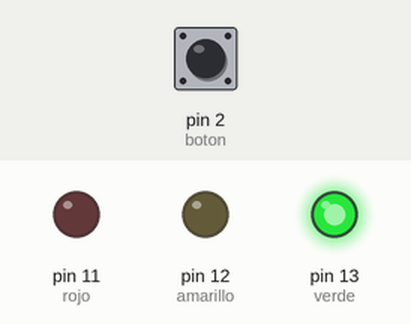
Simulated run of this sketch. Board: Arduino Uno, built with avr-gcc and run on an emulated ATmega328P. On the bench: output pins drawn as LEDs (lit = HIGH). Dashed ring = blinking. The inputs (shaded band) are chosen by the test bench; at power-on: pin 2 (boton) HIGH. What the sketch prints to the serial monitor is not drawn.

Above: at 1.2 s.
1.3 s: pin 2 (boton) pulled LOW for 0.15 s
At 1.8 s:
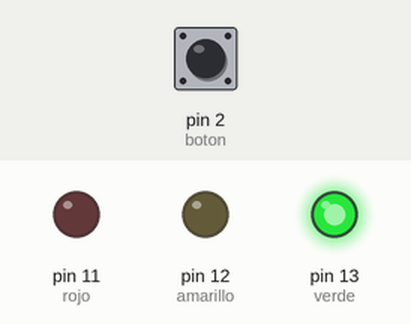
3.3 s: pin 2 (boton) pulled LOW for 1 s
At 4.7 s:
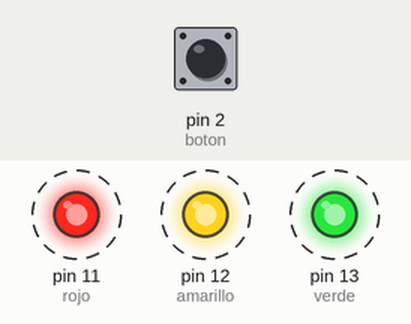
6.3 s: pin 2 (boton) pulled LOW for 0.15 s
At 6.6 s:
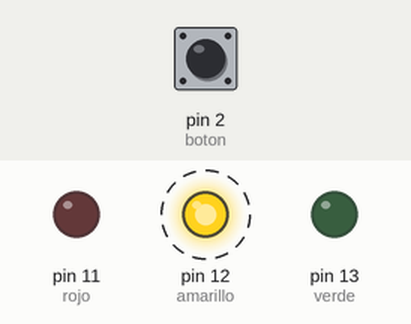
9.4 s: pin 2 (boton) pulled LOW for 3.2 s
14.1 s: pin 2 (boton) pulled LOW for 0.15 s
At 16.6 s:
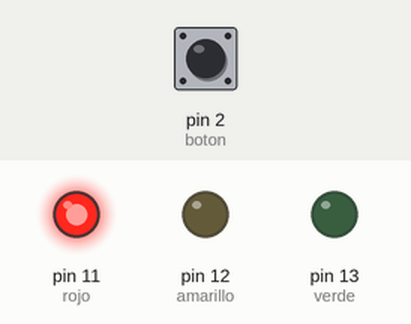
17.2 s: pin 2 (boton) pulsed LOW 5 times (0.12 s each, 0.3 s apart)
Timing chart, 0 to 22.7 s (numbered marks = the images above; inputs shaded):
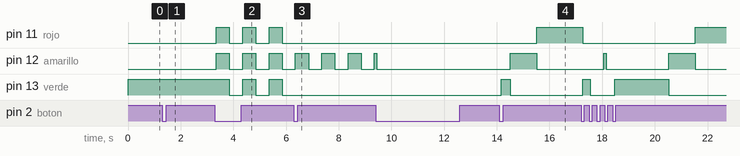

Measured:
- after the input at 1.3 s, pin 12 (amarillo): stays LOW (without the input it goes to HIGH after 1.2 s); pin 13 (verde): stays HIGH (without the input it goes to LOW after 1.2 s)
- after the input at 3.3 s, pin 11 (rojo), pin 12 (amarillo): alternates HIGH for 0.50 s and LOW for 0.50 s, starting after 0.06 s; pin 13 (verde): alternates HIGH for 0.50 s and LOW for 0.50 s, starting after 0.55 s
- after the input at 6.3 s, pin 11 (rojo), pin 13 (verde): stops changing and stays LOW
- after the input at 14.1 s, pin 11 (rojo): LOW → HIGH after 1.4 s; pin 12 (amarillo): LOW → HIGH after 0.42 s, → LOW 1.0 s later; pin 13 (verde): LOW → HIGH after 0.07 s, → LOW 0.35 s later

The sketch:

button.ino
```cpp
int rojo = 11;
int amarillo = 12;
int verde = 13;
int boton = 2;
int bpush =0;
int modo = 5;

unsigned long tiempoAnterior = 0;
unsigned long ultimoTiempoBoton = 0;

bool estadoBoton = HIGH;
bool ultimoEstadoBoton = HIGH;
bool estadoParpadeo = false;

void setup() {
  pinMode(rojo, OUTPUT);
  pinMode(amarillo, OUTPUT);
  pinMode(verde, OUTPUT);
  pinMode(boton, INPUT_PULLUP);
  Serial.begin(9600);
}

void loop() {
  unsigned long tiempoActual = millis();

  //LÓGICA DEL BOTÓN
  bool lectura = digitalRead(boton);
  if (lectura != ultimoEstadoBoton) {
    ultimoTiempoBoton = tiempoActual;
  }

  if ((tiempoActual - ultimoTiempoBoton) > 50) {
    if (lectura != estadoBoton) {
      estadoBoton = lectura;
      if (estadoBoton == LOW) {
        modo++;
        if (modo > 5) modo = 1;
        // Limpiar estados al cambiar de modo
        digitalWrite(rojo, LOW);
        digitalWrite(amarillo, LOW);
        digitalWrite(verde, LOW);
      }
    }
  }
  ultimoEstadoBoton = lectura;


  switch (modo) {
    case 1: // [1] Solo luz verde
      bpush=1;
      Serial.println(bpush);
      digitalWrite(verde, HIGH);
      digitalWrite(amarillo, LOW);
      digitalWrite(rojo, LOW);
      break;

    case 2: // [2] Todas las luces parpadeando
      if (tiempoActual - tiempoAnterior >= 500) {
        bpush=2;
        Serial.println(bpush);
        tiempoAnterior = tiempoActual;
        estadoParpadeo = !estadoParpadeo;
        digitalWrite(verde, estadoParpadeo);
        digitalWrite(amarillo, estadoParpadeo);
        digitalWrite(rojo, estadoParpadeo);

      }
      break;

    case 3: // [3] Solo luz amarilla parpadeando
      digitalWrite(verde, LOW);
      digitalWrite(rojo, LOW);
      if (tiempoActual - tiempoAnterior >= 500) {
        bpush=3;
        Serial.println(bpush);
        tiempoAnterior = tiempoActual;
        estadoParpadeo = !estadoParpadeo;
        digitalWrite(amarillo, estadoParpadeo);

      }
      break;

    case 4: // [4] Todas las luces apagadas
      bpush=4;
      Serial.println(bpush);
      digitalWrite(verde, LOW);
      digitalWrite(amarillo, LOW);
      digitalWrite(rojo, LOW);

      break;

    case 5: // [5] Modo Semáforo (Ciclo continuo)
      bpush=5;
      Serial.println("Normal boot");
      unsigned long cicloSemaforo = tiempoActual % 6000;
      if (cicloSemaforo < 2500) {
        digitalWrite(verde, HIGH); digitalWrite(amarillo, LOW); digitalWrite(rojo, LOW);
      } else if (cicloSemaforo < 3500) {
        digitalWrite(verde, LOW); digitalWrite(amarillo, HIGH); digitalWrite(rojo, LOW);
      } else {
        digitalWrite(verde, LOW); digitalWrite(amarillo, LOW); digitalWrite(rojo, HIGH);
      }
      break;
  }
}
```
